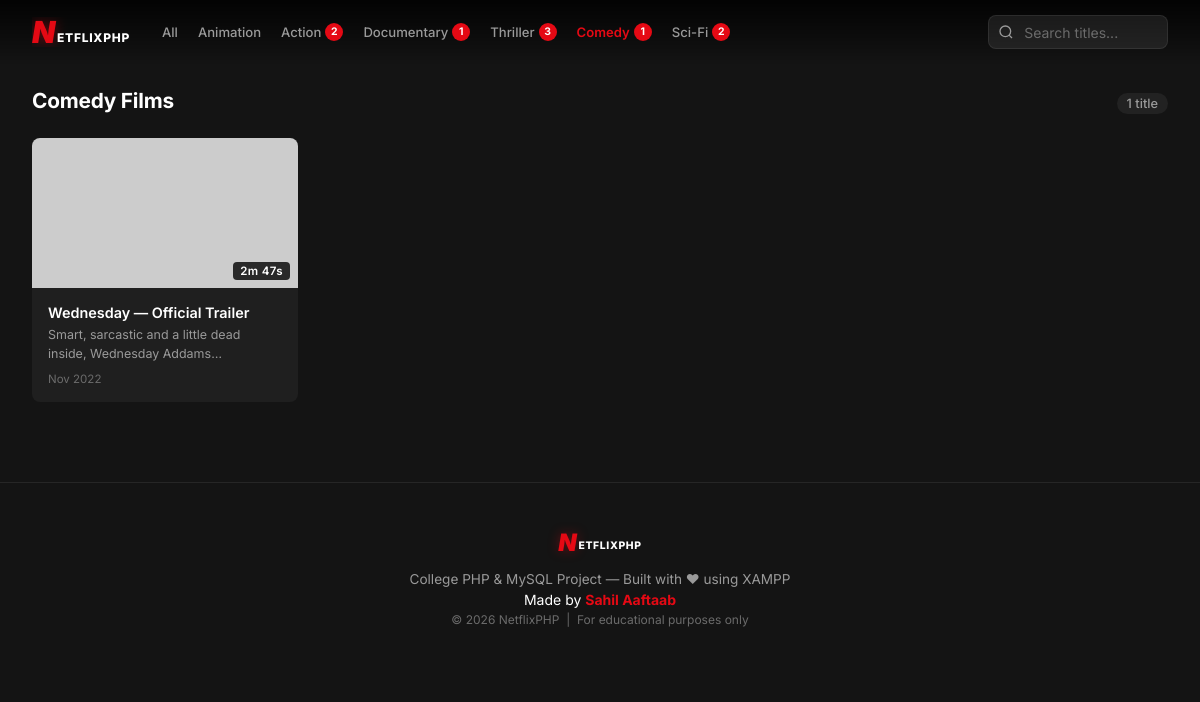
The page /index.php?genre=Comedy on the database its author committed.
### tables this page shows
CREATE TABLE videos (
    id            INT          UNSIGNED AUTO_INCREMENT PRIMARY KEY,
    title         VARCHAR(255) NOT NULL,
    description   TEXT         NOT NULL,
    thumbnail_url VARCHAR(500) NOT NULL  COMMENT 'YouTube maxresdefault thumb URL',
    video_url     VARCHAR(500) NOT NULL  COMMENT 'YouTube video ID (11 chars)',
    duration      VARCHAR(20)  NOT NULL  COMMENT 'Human-readable e.g. 2m 30s',
    genre         VARCHAR(100) NOT NULL,
    upload_date   DATE         NOT NULL,
    created_at    TIMESTAMP    DEFAULT CURRENT_TIMESTAMP
);

### index.php (the view, shortened to what this page needs)
<?php
require_once 'db_connect.php';
$allowed_genres = ['Animation', 'Action', 'Documentary', 'Thriller', 'Comedy', 'Sci-Fi'];
$selected_genre = '';
if (!empty($_GET['genre']) && in_array($_GET['genre'], $allowed_genres)) {
    $selected_genre = $_GET['genre'];
}
$search = '';
try {
    if ($search !== '') {
        $stmt = $pdo->prepare(
            "SELECT id, title, description, thumbnail_url, duration, genre, upload_date
               FROM videos
              WHERE title LIKE :search OR description LIKE :search
              ORDER BY upload_date DESC"
        );
        $stmt->execute([':search' => '%' . $search . '%']);
    } elseif ($selected_genre !== '') {
        $stmt = $pdo->prepare(
            "SELECT id, title, description, thumbnail_url, duration, genre, upload_date
               FROM videos
              WHERE genre = :genre
              ORDER BY upload_date DESC"
        );
        $stmt->execute([':genre' => $selected_genre]);
    } else {
        $stmt = $pdo->query(
            "SELECT id, title, description, thumbnail_url, duration, genre, upload_date
               FROM videos
              ORDER BY upload_date DESC"
        );
    }
    $videos = $stmt->fetchAll();
} catch (PDOException $e) {
    $videos   = [];
    $db_error = 'Database error: ' . htmlspecialchars($e->getMessage());
}
try {
    $genre_stmt  = $pdo->query("SELECT genre, COUNT(*) as cnt FROM videos GROUP BY genre ORDER BY genre");
    $genre_counts = $genre_stmt->fetchAll(PDO::FETCH_KEY_PAIR);
} catch (PDOException $e) {
    $genre_counts = [];
}
?>
<!DOCTYPE html>
<html lang="en">
<head>
    <link rel="stylesheet" href="css/style.css">
</head>
<body>
<nav class="navbar" id="navbar">
    <div class="nav-left">
        <a href="index.php" class="logo" aria-label="NetflixPHP Home">
            <span class="logo-text" aria-hidden="true">
                <span class="logo-n">N</span><span class="logo-brand">ETFLIXPHP</span>
            </span>
        </a>
        <ul class="nav-genres" role="list">
            <li>
                <a href="index.php"
                   class="genre-link <?= $selected_genre === '' && $search === '' ? 'active' : '' ?>">
                    All
                </a>
            </li>
            <?php foreach ($allowed_genres as $g): ?>
            <li>
                <a href="index.php?genre=<?= urlencode($g) ?>"
                   class="genre-link <?= $selected_genre === $g ? 'active' : '' ?>">
                    <?= htmlspecialchars($g) ?>
                    <?php if (!empty($genre_counts[$g])): ?>
                        <span class="genre-badge"><?= $genre_counts[$g] ?></span>
                    <?php endif; ?>
                </a>
            </li>
            <?php endforeach; ?>
        </ul>
    </div>
    <div class="nav-right">
        <form action="index.php" method="GET" class="search-form" role="search">
            <div class="search-wrapper">
                <svg class="search-icon" viewBox="0 0 24 24" fill="none" stroke="currentColor" stroke-width="2" aria-hidden="true">
                    <circle cx="11" cy="11" r="8"/><path d="m21 21-4.35-4.35"/>
                </svg>
                <input
                    type="text"
                    id="search-input"
                    name="search"
                    class="search-input"
                    placeholder="Search titles..."
                    value="<?= htmlspecialchars($search) ?>"
                    autocomplete="off"
                    aria-label="Search videos"
                >
            </div>
        </form>
    </div>
</nav>
<?php
$no_hero = ($search !== '' || $selected_genre !== '' || empty($videos));
?>
<main class="main-content" id="main-content"
      <?= $no_hero ? 'style="padding-top: calc(var(--navbar-h) + 1.5rem);"' : '' ?>>
    <div class="section-header">
        <h2 class="section-title">
            <?php if ($search !== ''): ?>
                🔍 Results for "<span class="highlight"><?= htmlspecialchars($search) ?></span>"
            <?php elseif ($selected_genre !== ''): ?>
                <?= htmlspecialchars($selected_genre) ?> Films
            <?php else: ?>
                All Videos
            <?php endif; ?>
        </h2>
        <span class="video-count"><?= count($videos) ?> title<?= count($videos) !== 1 ? 's' : '' ?></span>
    </div>
    <?php if (empty($videos) && empty($db_error)): ?>
        <div class="empty-state" role="status">
            <svg viewBox="0 0 24 24" fill="none" stroke="currentColor" stroke-width="1.5" width="64" height="64">
                <path d="m15 15 6 6m-11-4a7 7 0 1 1 0-14 7 7 0 0 1 0 14z"/>
            </svg>
            <p>No videos found<?= $search ? ' for "' . htmlspecialchars($search) . '"' : '' ?>.</p>
            <a href="index.php" class="btn-play" style="font-size:.85rem;padding:.6rem 1.4rem;">Browse All</a>
        </div>
    <?php else: ?>
    <div class="video-grid" id="video-grid">
        <?php foreach ($videos as $video): ?>
        <article class="video-card" id="card-<?= (int)$video['id'] ?>">
            <a href="player.php?id=<?= (int)$video['id'] ?>"
               class="card-link"
               aria-label="Watch <?= htmlspecialchars($video['title']) ?>">
                <div class="card-thumb-wrapper">
                    <span class="duration-badge"><?= htmlspecialchars($video['duration']) ?></span>
                </div>
                <div class="card-info">
                    <h3 class="card-title"><?= htmlspecialchars($video['title']) ?></h3>
                    <p class="card-desc">
                        <?= htmlspecialchars(substr($video['description'], 0, 90)) ?>...
                    </p>
                    <div class="card-meta">
                        <time datetime="<?= htmlspecialchars($video['upload_date']) ?>">
                            <?= date('M Y', strtotime($video['upload_date'])) ?>
                        </time>
                    </div>
                </div>
            </a>
        </article>
        <?php endforeach; ?>
    </div>
    <?php endif; ?>
</main>
<footer class="footer">
    <div class="footer-logo">
        <span class="logo-text logo-text--footer" aria-label="NetflixPHP">
            <span class="logo-n">N</span><span class="logo-brand">ETFLIXPHP</span>
        </span>
    </div>
    <p class="footer-text">
        College PHP &amp; MySQL Project &mdash; Built with ❤ using XAMPP
    </p>
    <p class="footer-credit">
        Made by <strong>Sahil Aaftaab</strong>
    </p>
    <p class="footer-sub">
        &copy; <?= date('Y') ?> NetflixPHP &nbsp;|&nbsp; For educational purposes only
    </p>
</footer>
</body>
</html>

### rows shown on the page
videos: duration "2m 47s", title "Wednesday — Official Trailer", description "Smart, sarcastic and a little dead inside, Wednesday…", upload_date "Nov 2022"

### other values the page prints
$g "Animation"
$g "Action"
$genre_counts[$g] "2"
$g "Documentary"
$genre_counts[$g] "1"
$g "Thriller"
$genre_counts[$g] "3"
$g "Comedy"
$g "Sci-Fi"
$selected_genre "Comedy"
count($videos) "1"
